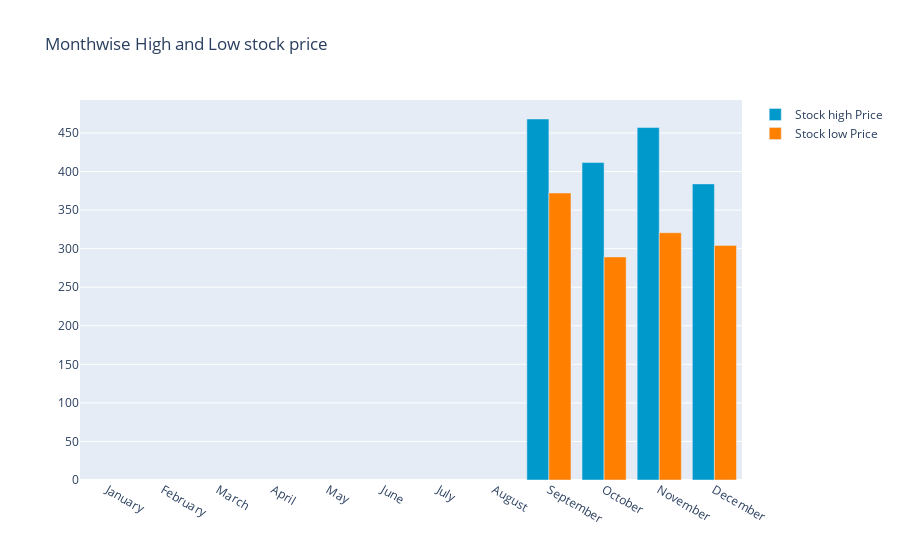

The notebook cell saved with this chart:
### Code cell
y_2014.groupby(y_2014['date'].dt.strftime('%B'))['low'].min()
monthvise_high = y_2014.groupby(data['date'].dt.strftime('%B'))['high'].max()
monthvise_high = monthvise_high.reindex(new_order, axis=0)

monthvise_low = y_2014.groupby(y_2014['date'].dt.strftime('%B'))['low'].min()
monthvise_low = monthvise_low.reindex(new_order, axis=0)

fig = go.Figure()
fig.add_trace(go.Bar(
    x=monthvise_high.index,
    y=monthvise_high,
    name='Stock high Price',
    marker_color='rgb(0, 153, 204)'
))
fig.add_trace(go.Bar(
    x=monthvise_low.index,
    y=monthvise_low,
    name='Stock low Price',
    marker_color='rgb(255, 128, 0)'
))

fig.update_layout(barmode='group', 
                  title=' Monthwise High and Low stock price')
fig.show()

### Figure 1 — Plotly figure (JSON) as saved in the notebook; plotly's stock layout.template omitted (floating-point values rounded to 4 significant figures)
{"data": [{"marker": {"color": "rgb(0, 153, 204)"}, "name": "Stock high Price", "type": "bar", "x": ["January", "February", "March", "April", "May", "June", "July", "August", "September", "October", "November", "December"], "y": [null, null, null, null, null, null, null, null, 468.2, 411.7, 457.1, 384.0]}, {"marker": {"color": "rgb(255, 128, 0)"}, "name": "Stock low Price", "type": "bar", "x": ["January", "February", "March", "April", "May", "June", "July", "August", "September", "October", "November", "December"], "y": [null, null, null, null, null, null, null, null, 372.2, 289.3, 320.6, 304.2]}], "layout": {"barmode": "group", "title": {"text": " Monthwise High and Low stock price"}}}
